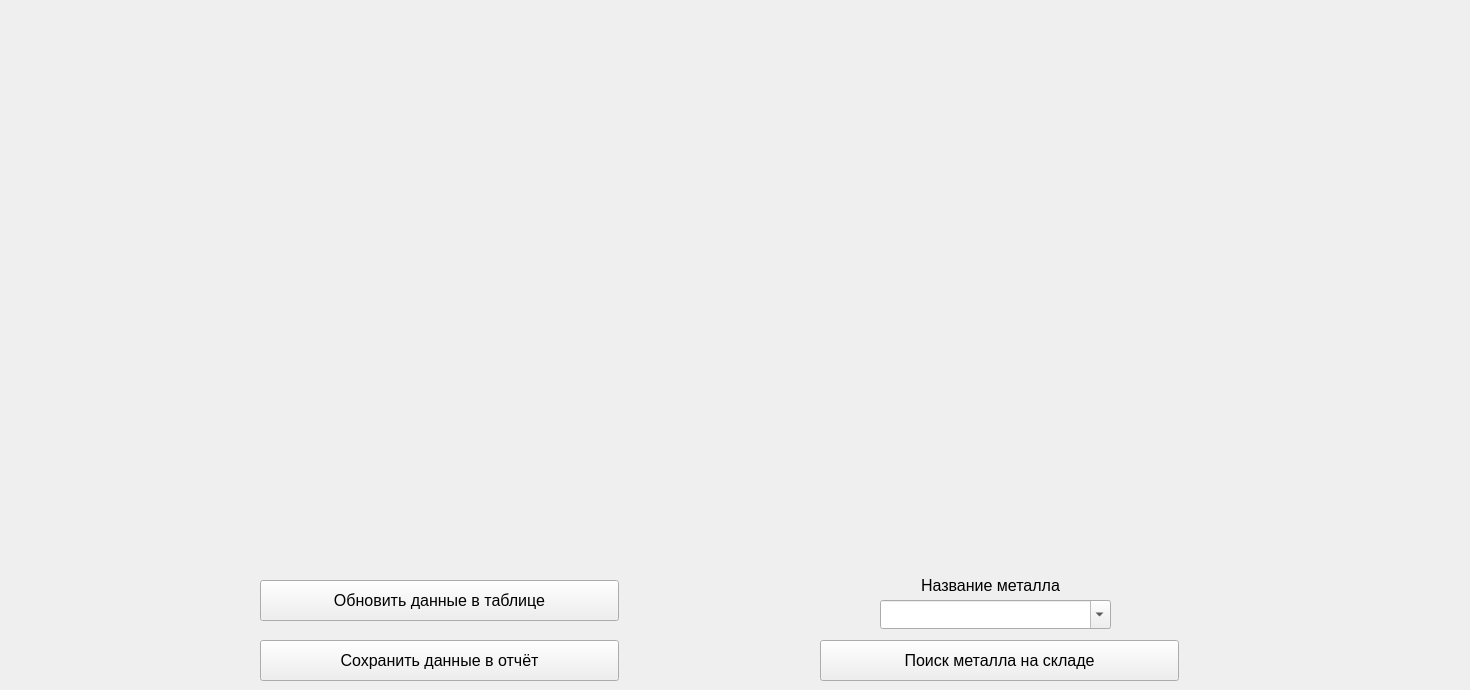
   <widget class="QWidget" name="metal_tab">
    <attribute name="title">
     <string>Металл</string>
    </attribute>
    <widget class="QWidget" name="formLayoutWidget_4">
     <property name="geometry">
      <rect>
       <x>0</x>
       <y>10</y>
       <width>1461</width>
       <height>501</height>
      </rect>
     </property>
     <layout class="QFormLayout" name="metal_layout"/>
    </widget>
    <widget class="QPushButton" name="upd_metal_table_btn">
     <property name="geometry">
      <rect>
       <x>260</x>
       <y>580</y>
       <width>359</width>
       <height>41</height>
      </rect>
     </property>
     <property name="font">
      <font>
       <pointsize>12</pointsize>
      </font>
     </property>
     <property name="mouseTracking">
      <bool>false</bool>
     </property>
     <property name="text">
      <string>Обновить данные в таблице</string>
     </property>
     <property name="checkable">
      <bool>false</bool>
     </property>
    </widget>
    <widget class="QPushButton" name="save_metal_table_btn">
     <property name="geometry">
      <rect>
       <x>260</x>
       <y>640</y>
       <width>359</width>
       <height>41</height>
      </rect>
     </property>
     <property name="font">
      <font>
       <pointsize>12</pointsize>
      </font>
     </property>
     <property name="mouseTracking">
      <bool>false</bool>
     </property>
     <property name="text">
      <string>Сохранить данные в отчёт</string>
     </property>
     <property name="checkable">
      <bool>false</bool>
     </property>
    </widget>
    <widget class="QPushButton" name="metal_availability_btn">
     <property name="geometry">
      <rect>
       <x>820</x>
       <y>640</y>
       <width>359</width>
       <height>41</height>
      </rect>
     </property>
     <property name="font">
      <font>
       <pointsize>12</pointsize>
      </font>
     </property>
     <property name="mouseTracking">
      <bool>false</bool>
     </property>
     <property name="text">
      <string>Поиск металла на складе</string>
     </property>
     <property name="checkable">
      <bool>false</bool>
     </property>
    </widget>
    <widget class="QLabel" name="label_13">
     <property name="geometry">
      <rect>
       <x>880</x>
       <y>570</y>
       <width>221</width>
       <height>31</height>
      </rect>
     </property>
     <property name="font">
      <font>
       <pointsize>12</pointsize>
      </font>
     </property>
     <property name="text">
      <string>Название металла</string>
     </property>
     <property name="alignment">
      <set>Qt::AlignmentFlag::AlignCenter</set>
     </property>
    </widget>
    <widget class="QComboBox" name="metal">
     <property name="geometry">
      <rect>
       <x>880</x>
       <y>600</y>
       <width>231</width>
       <height>29</height>
      </rect>
     </property>
     <property name="font">
      <font>
       <pointsize>12</pointsize>
      </font>
     </property>
     <property name="layoutDirection">
      <enum>Qt::LayoutDirection::LeftToRight</enum>
     </property>
     <property name="editable">
      <bool>true</bool>
     </property>
     <property name="placeholderText">
      <string/>
     </property>
    </widget>
   </widget>
